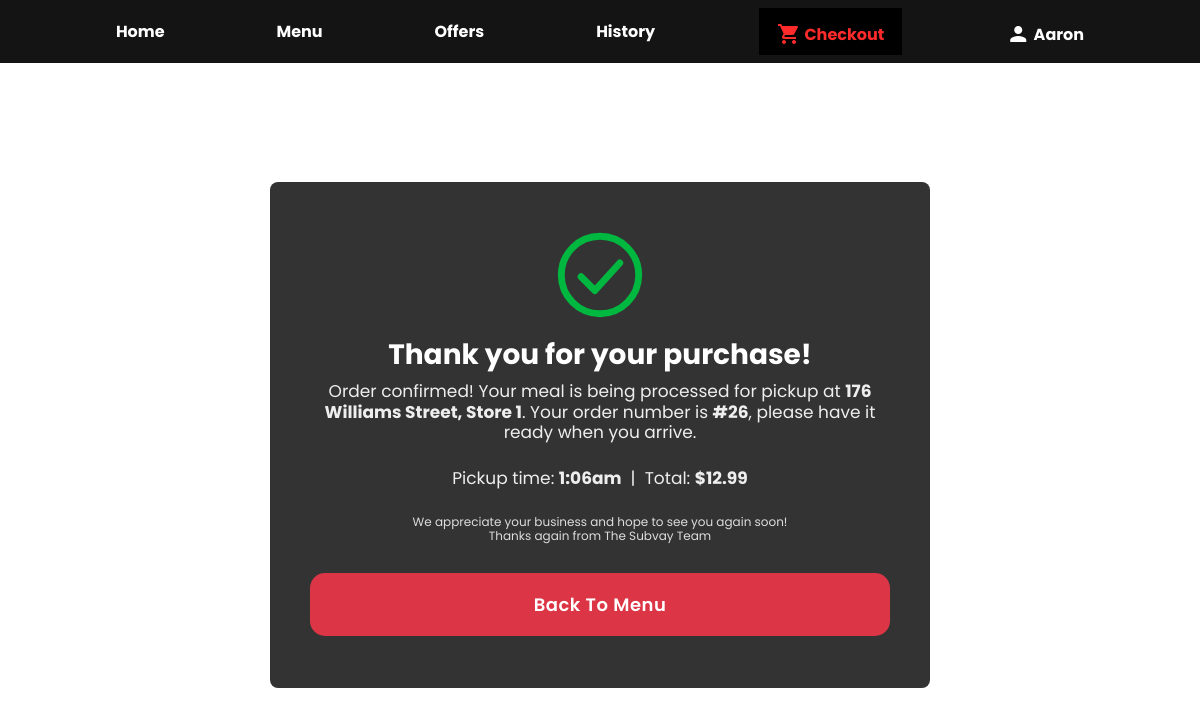
The page /account/last-order (signed in) on the database as committed earlier.
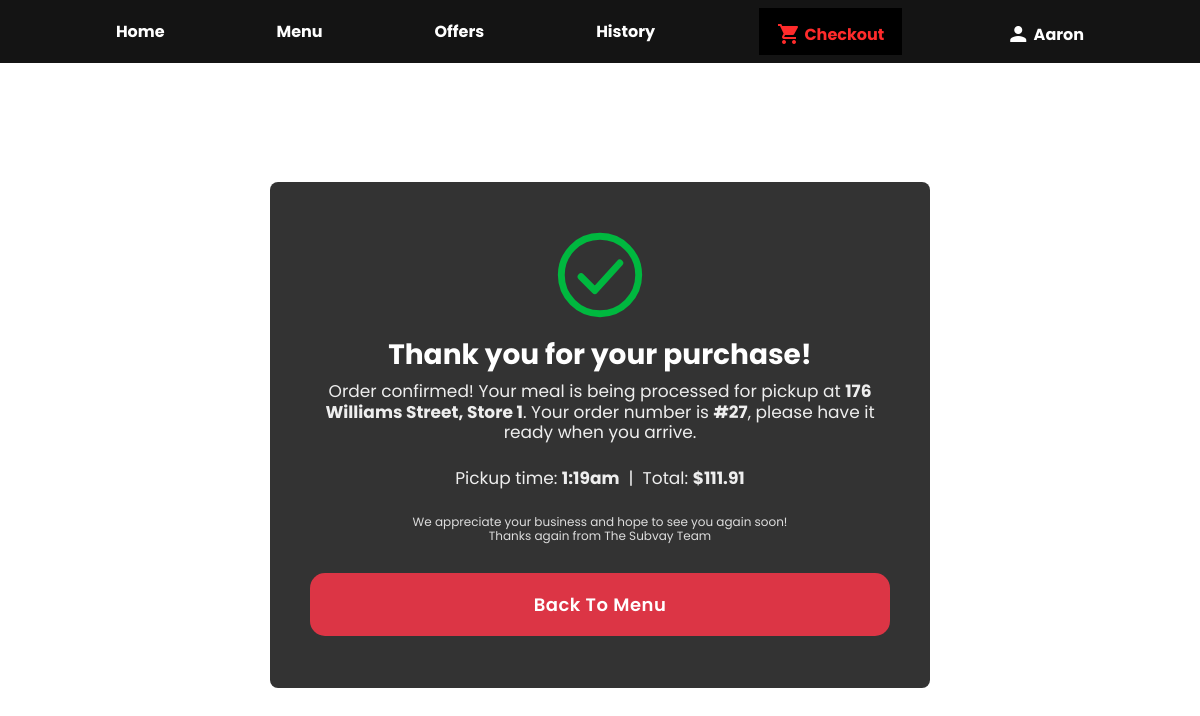
The same page on the database as committed later.
### tables this page shows
CREATE TABLE `CUSTOMER` (
  `ID` INTEGER PRIMARY KEY AUTOINCREMENT,
  `firstname` TEXT,
  `lastname` TEXT,
  `ph_number` TEXT,
  `pref_store` INT,
  `gender` INT,
  `password` TEXT,
  `email` VARCHAR(319),
  FOREIGN KEY (`gender`) REFERENCES `GENDER`(`ID`),
  FOREIGN KEY (`pref_store`) REFERENCES `STORES`(`ID`)
);

CREATE TABLE `STORES` (
  `ID` INTEGER PRIMARY KEY AUTOINCREMENT,
  `name` TEXT
);

CREATE TABLE `ORDERS` (
  `ID` INTEGER PRIMARY KEY AUTOINCREMENT,
  `customer_ID` INT,
  `order_ts` TEXT,
  `total_amount` REAL, pickup_time TEXT,
  FOREIGN KEY (`customer_ID`) REFERENCES `CUSTOMER`(`ID`)
);

### SUBVAY (ASSESSMENT)/app.py (the view)
@app.route('/account/last-order')
def last_order():
    if 'user' not in session:
        return redirect('/signin')
    order = get_last_order(session['user'])
    if not order:
        flash("You haven't placed an order yet.")
        return redirect(url_for('account_details'))
    order_id, total_amount, pickup_time, store_name = order
    return render_template(
        "thanks.html",
        store_name=store_name if store_name else "your preferred store",
        order_id=order_id,
        pickup_display=format_pickup_time(pickup_time),
        total_amount=total_amount
    )

### SUBVAY (ASSESSMENT)/app.py (called while the page is built)
def get_db():
    db = getattr(g, '_database', None)
    if db is None:
        db = g._database = sqlite3.connect(DATABASE)
    return db

@app.teardown_appcontext
def close_connection(exception):
    db = getattr(g, '_database', None)
    if db is not None:
        db.close()

def query_db(query, args=(), one=False):
    cur = get_db().execute(query, args)
    rv = cur.fetchall()
    cur.close()
    return (rv[0] if rv else None) if one else rv

@app.context_processor
def inject_user_name():
    email = session.get('user')
    if email:
        query = "SELECT firstname FROM CUSTOMER WHERE email = ?"
        db = sqlite3.connect(DATABASE)
        cursor = db.cursor()
        cursor.execute(query, (email,))
        result = cursor.fetchone()
        db.close()
        if result:
            return dict(user_name=result[0])
    return dict(user_name=None)

def format_pickup_time(pickup_time):
    if not pickup_time:
        return None
    try:
        return datetime.strptime(pickup_time, '%H:%M').strftime('%I:%M%p').lstrip('0').lower()
    except ValueError:
        return pickup_time

def get_last_order(email):
    return query_db(
        """
        SELECT ORDERS.ID, ORDERS.total_amount, ORDERS.pickup_time, STORES.name
        FROM ORDERS
        JOIN CUSTOMER ON ORDERS.customer_ID = CUSTOMER.ID
        LEFT JOIN STORES ON CUSTOMER.pref_store = STORES.ID
        WHERE CUSTOMER.email = ?
        ORDER BY ORDERS.ID DESC
        LIMIT 1
        """,
        (email,), one=True
    )

### SUBVAY (ASSESSMENT)/templates/thanks.html (shortened to what this page needs)
{% extends "layout.html" %}
{% block content %}
<div class="login-page-wrapper thanks-page-wrapper">
    <div class="container">
        <div class="thanks-card">
            <svg class="thanks-icon" viewBox="0 0 100 100" xmlns="http://w3.org" aria-hidden="true">
                <circle cx="50" cy="50" r="45" fill="none" stroke="#00b83f" stroke-width="8"/>
                <path d="M28 52 L44 68 L73 36" fill="none" stroke="#00b83f" stroke-width="8" stroke-linecap="round" stroke-linejoin="round"/>
            </svg>
            <h2>Thank you for your purchase!</h2>
            <p class="thanks-message">
                Order confirmed! Your meal is being processed for pickup at <strong>{{ store_name }}</strong>. Your order number is <strong>#{{ order_id }}</strong>, please have it ready when you arrive.
            </p>
            {% if pickup_display or total_amount %}
            <p class="thanks-message">
                {% if pickup_display %}Pickup time: <strong>{{ pickup_display }}</strong>{% endif %}
                {% if pickup_display and total_amount %}&nbsp;|&nbsp;{% endif %}
                {% if total_amount %}Total: <strong>${{ '%.2f' % total_amount }}</strong>{% endif %}
            </p>
            {% endif %}
            <p class="thanks-small">
                We appreciate your business and hope to see you again soon!<br>Thanks again from The Subvay Team
            </p>
            <a href="{{ url_for('menu') }}" class="thanks-link">
                <button type="button" class="thanks-red-menu-btn">Back To Menu</button>
            </a>
        </div>
    </div>
</div>
{% endblock %}

### SUBVAY (ASSESSMENT)/templates/layout.html (shortened to what this page needs)
<!DOCTYPE html>
<html lang="en">
<head>
    <link rel="stylesheet" href="{{ url_for('static', filename='styles.css') }}">
    <link href="https://cdn.jsdelivr.net/npm/bootstrap@5.3.8/dist/css/bootstrap.min.css" rel="stylesheet">
</head>
<body>
{% block nav %}
<nav class="navbar navbar-expand-lg site-navbar" data-bs-theme="dark">
    <div class="container-fluid">
        <div class="collapse navbar-collapse" id="mainNavLinks">
            <ul class="navbar-nav justify-content-evenly align-items-center mb-0 w-100">
                <li class="nav-item">
                    <a class="nav-link active" aria-current="page" href="/">Home</a>
                </li>
                <li class="nav-item">
                    <a class="nav-link" href="/menu">Menu</a>
                </li>
                <li class="nav-item">
                    <a class="nav-link" href="{{ url_for('offers') }}">Offers</a>
                </li>
                <li class="nav-item">
                    <a class="nav-link" href="{{ url_for('history') }}">History</a>
                </li>
                <li class="nav-item">
                    <a class="nav-link navbar-checkout-btn" href="{{ url_for('checkout') }}">
                        <span class="material-icons">shopping_cart</span>
                        Checkout
                    </a>
                </li>
                {% if session.user and user_name %}
                <li class="nav-item">
                    <a class="nav-link navbar-signin-link" href="{{ url_for('account_details') }}">
                        <span class="material-icons">person</span>
                        {{ user_name }}
                    </a>
                </li>
                {% endif %}
            </ul>
        </div>
    </div>
</nav>
{% endblock %}
{% block content %}
{% endblock %}
</body>
</html>

### SUBVAY (ASSESSMENT)/Static/styles.css (style rules this page uses)
* { margin: 0; padding: 0; box-sizing: border-box; font-family: "Poppins", sans-serif; }
body { min-height: 100vh; background-color: #c9d6ff; background-image: url("background (2).png"); background-repeat: no-repeat; background-position: center; background-size: cover; background-attachment: fixed; color: #333; }
.site-navbar { background: #141414 !important; padding: 18px 0; }
.site-navbar .nav-item { display: flex; align-items: center; }
.site-navbar .nav-link { color: #fff !important; font-weight: 700; font-size: 16px; }
.navbar-checkout-btn { background: #000 !important; border-radius: 0; padding: 8px 18px !important; display: inline-flex; align-items: center; justify-content: center; gap: 4px; }
.site-navbar .nav-link.navbar-checkout-btn { color: #ff2b2b !important; }
.navbar-checkout-btn .material-icons { font-size: 24px; line-height: 1; color: #ff2b2b; display: inline-flex; align-items: center; position: relative; top: 6px; order: -1; }
.navbar-signin-link { display: inline-flex; align-items: center; justify-content: center; gap: 4px; }
.navbar-signin-link .material-icons { font-size: 24px; line-height: 1; color: #fff; display: inline-flex; align-items: center; position: relative; top: 6px; order: -1; }
.login-page-wrapper { display: flex; justify-content: center; align-items: center; min-height: calc(100vh - 56px); width: 100%; }
.container { width: 100%; margin: 0 15px; display: flex; justify-content: center; }
h2 { font-size: 34px; text-align: center; margin-bottom: 10px; }
p { font-size: 14.5px; text-align: center; margin-bottom: 10px; }
.thanks-container, .thanks-card { width: 90%; max-width: 660px; margin: 70px auto; padding: 50px 40px 52px; background: #333; color: #fff; border-radius: 8px; text-align: center; }
.thanks-icon { width: 86px; height: 86px; display: block; margin: 0 auto 20px auto; }
.thanks-container h2, .thanks-card h2 { font-size: 28px; font-weight: 700; margin-bottom: 10px; }
.thanks-message { max-width: 560px; margin: 0 auto 26px auto; font-size: 17px; line-height: 1.2; color: #eee; }
.thanks-small { font-size: 12px; line-height: 1.2; color: #ddd; margin-bottom: 30px !important; }
.thanks-red-menu-btn { margin-bottom: 0 !important; width: 100% !important; border-radius: 15px !important; background: #dc3545 !important; color: #ffffff !important; border: none !important; font-weight: 600 !important; font-size: 18px !important; padding: 18px !important; cursor: pointer !important; transition: background 0.3s ease, transform 0.2s ease; letter-spacing: 0.5px; }
body { overflow-x: hidden; }

Rows that differ between the two databases and show on the page:
no longer on this page (row unchanged): ORDERS: total_amount "12.99"
added ORDERS: total_amount "111.91"
Other text that changed with them:
{{ order_id }}: "26" → "27"
{{ pickup_display }}: "1:06am" → "1:19am"
